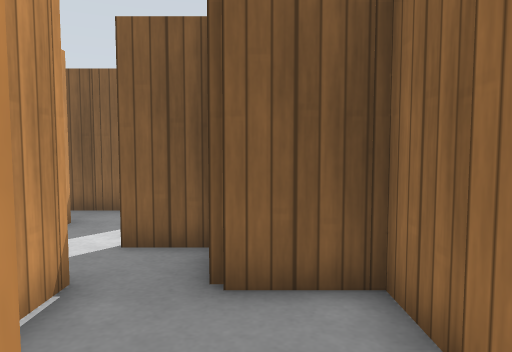
[1] (above)

24 first-person views from a walk through a robot-simulator world made for Gazebo. The camera is 0.86 m above the floor, tilts 4° down and sees 70° across. The floor is counted in squares, 0.5 m on a side. Each view is taken from the middle of a square. On the plan, view 1 faces up. The plan holds only what a view shows up to about 17 squares ahead; the rest is blank. Gazebo's built-in surfaces are drawn with simple patterns.

[2]
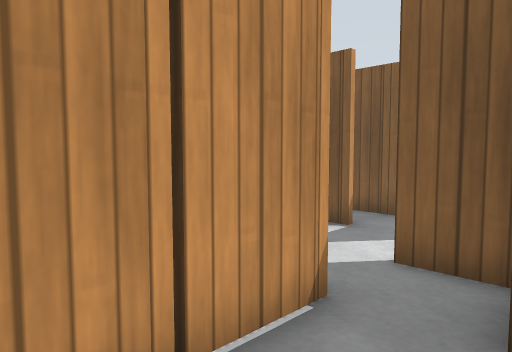

[3]
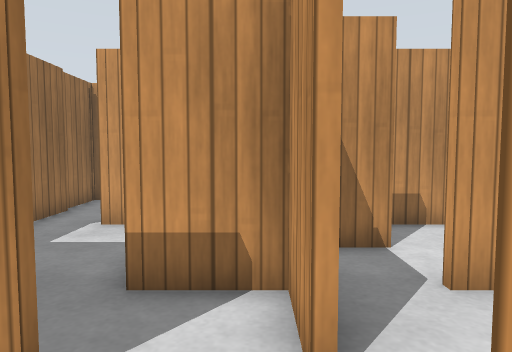

[4]
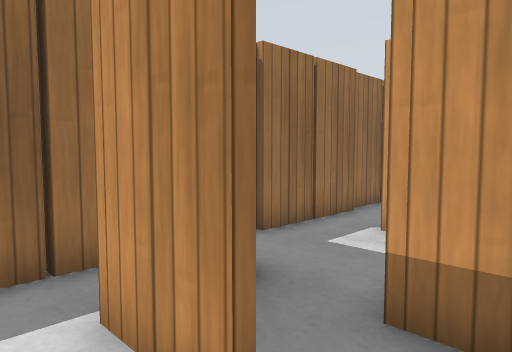

[5]
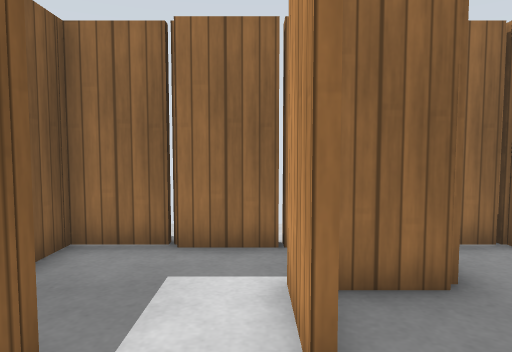

[6]
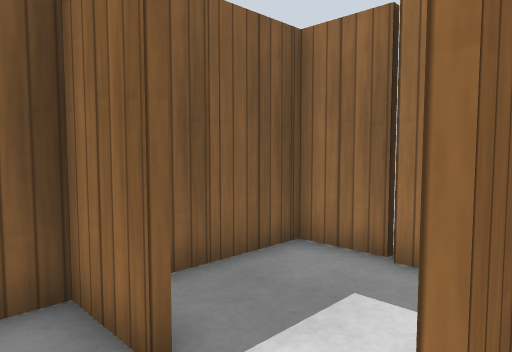

[7]
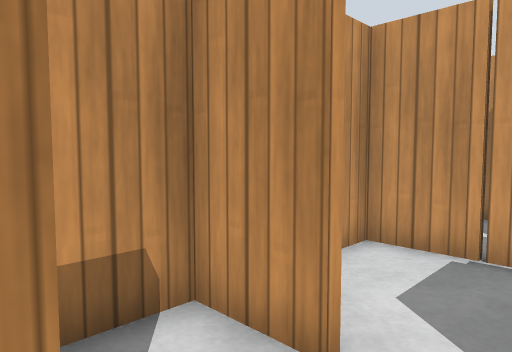

[8]
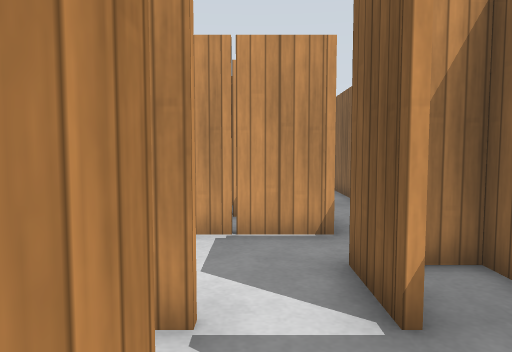

[9]
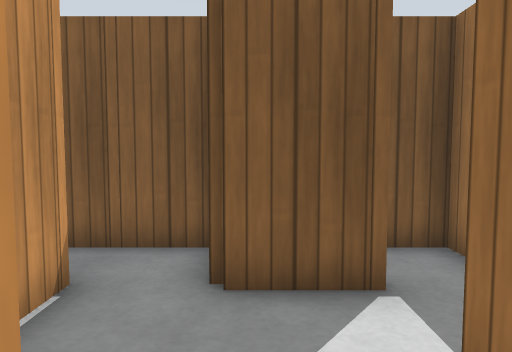

[10]
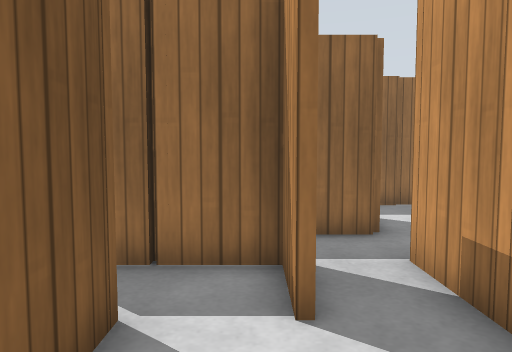

[11]
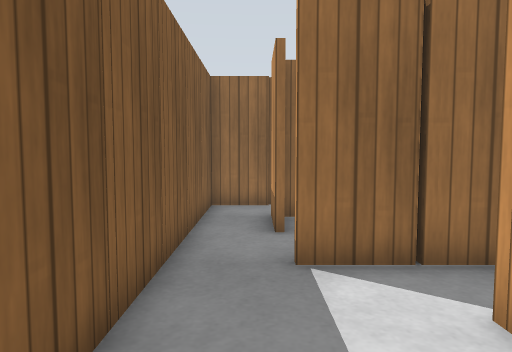

[12]
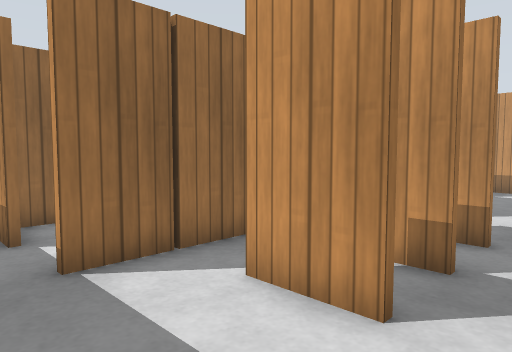

[13]
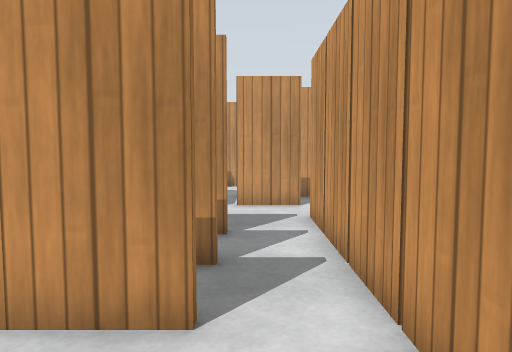

[14]
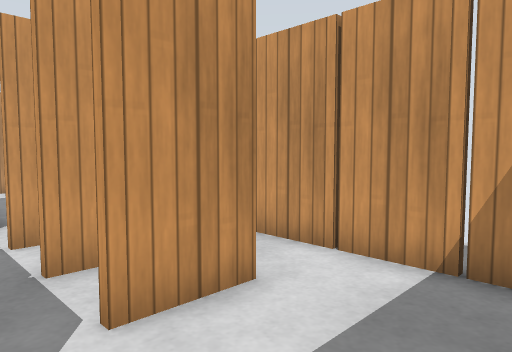

[15]
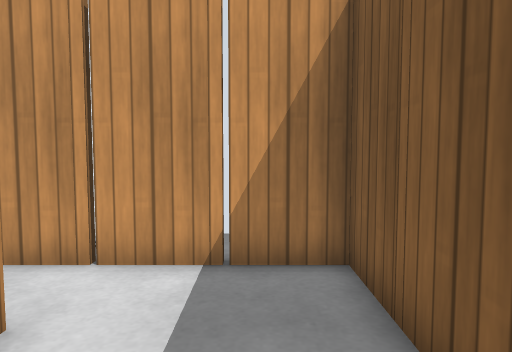

[16]
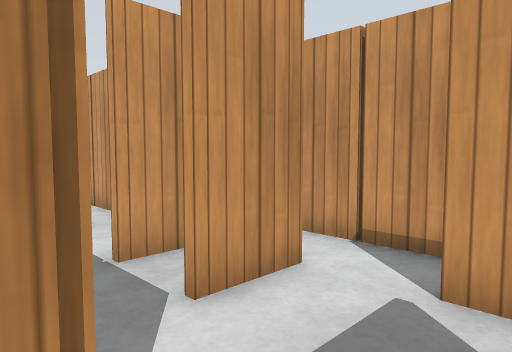

[17]
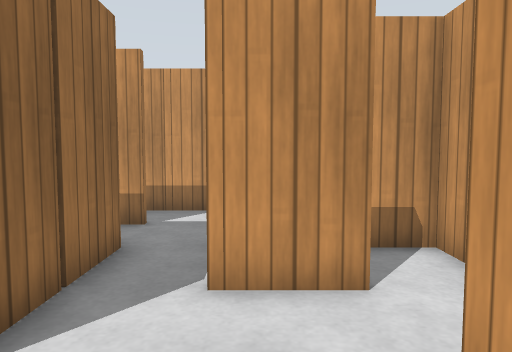

[18]
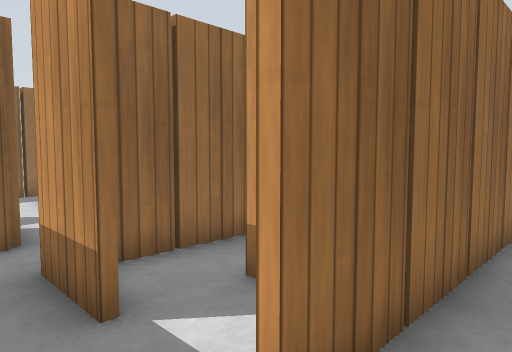

[19]
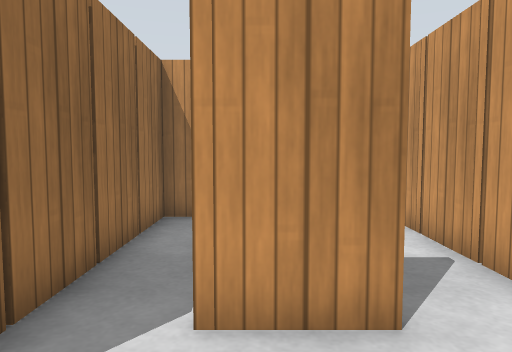

[20]
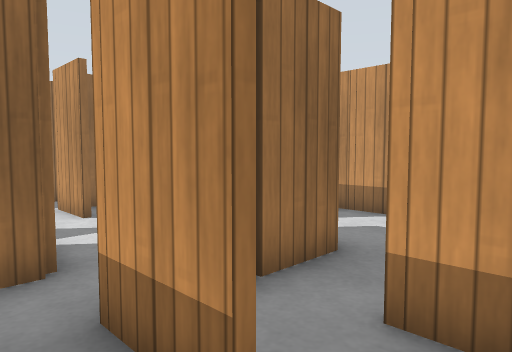

[21]
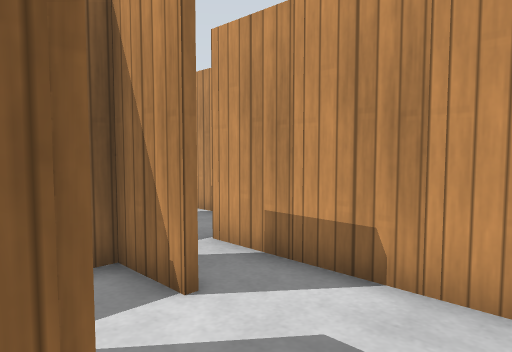

[22]
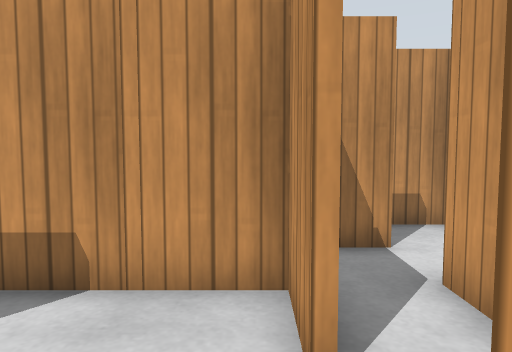

[23]
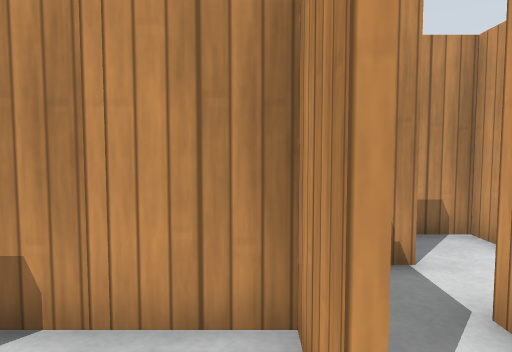

[24]
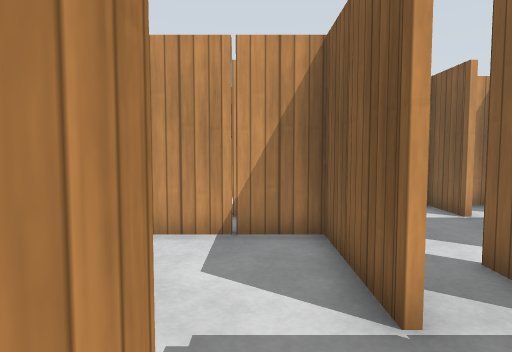

### Floor plan
Key: @ floor where view 1 was taken; # wall or solid block; . floor; P wooden post.
Columns run from 20 left of view 1 to 2 right of it. Each row starts with its distance up from view 1.
 11    #P#P#P#P#P# #P# #P#P
 10  #...........#...#....#
  9  #..........P##..#....#
  8  #P....#..##..#P......P
  7  #.....#...#........P.#
  6  #P.#P.P#P.#P..#..##.PP
  5  #.....#...##..#..P##.#
  4  #P.#P.P#P..#P.P##..#P#
  3  #.....#  .....#.#....#
  2  #P.#P.#P#....# .#P...P
  1  #.....#.#..P....##...#
  0 #....##P. ###P#P..#P@P
 -1 #....#...  #..........#
 -2 P.#P.#P.#P.#P.... ## .#
 -3 #....##.   #         .#
 -4 ###P..#               P
 -5    ....
 -6    ...#
 -7   .....
 -8  #. #P#
 -9  #.
-10  #P

Where each view was taken, in squares from view 1:
view 1: 0 up, 0 right, facing up
view 2: 1 up, 0 right, facing up-left
view 3: 9 up, 4 left, facing down
view 4: 8 up, 4 left, facing down-right
view 5: 7 up, 5 left, facing right
view 6: 6 up, 4 left, facing up-right
view 7: 8 up, 2 left, facing down-left
view 8: 7 up, 1 left, facing left
view 9: 4 up, 6 left, facing up
view 10: 3 up, 10 left, facing right
view 11: 9 up, 18 left, facing right
view 12: 10 up, 18 left, facing down-right
view 13: 10 up, 17 left, facing down
view 14: 10 up, 13 left, facing down-left
view 15: 9 up, 13 left, facing left
view 16: 2 up, 14 left, facing down-left
view 17: 3 up, 17 left, facing down
view 18: 10 up, 14 left, facing down-right
view 19: 10 up, 15 left, facing down
view 20: 10 up, 12 left, facing down-right
view 21: 5 up, 10 left, facing down-right
view 22: 5 up, 10 left, facing down
view 23: 4 up, 10 left, facing down
view 24: 1 down, 1 left, facing left
